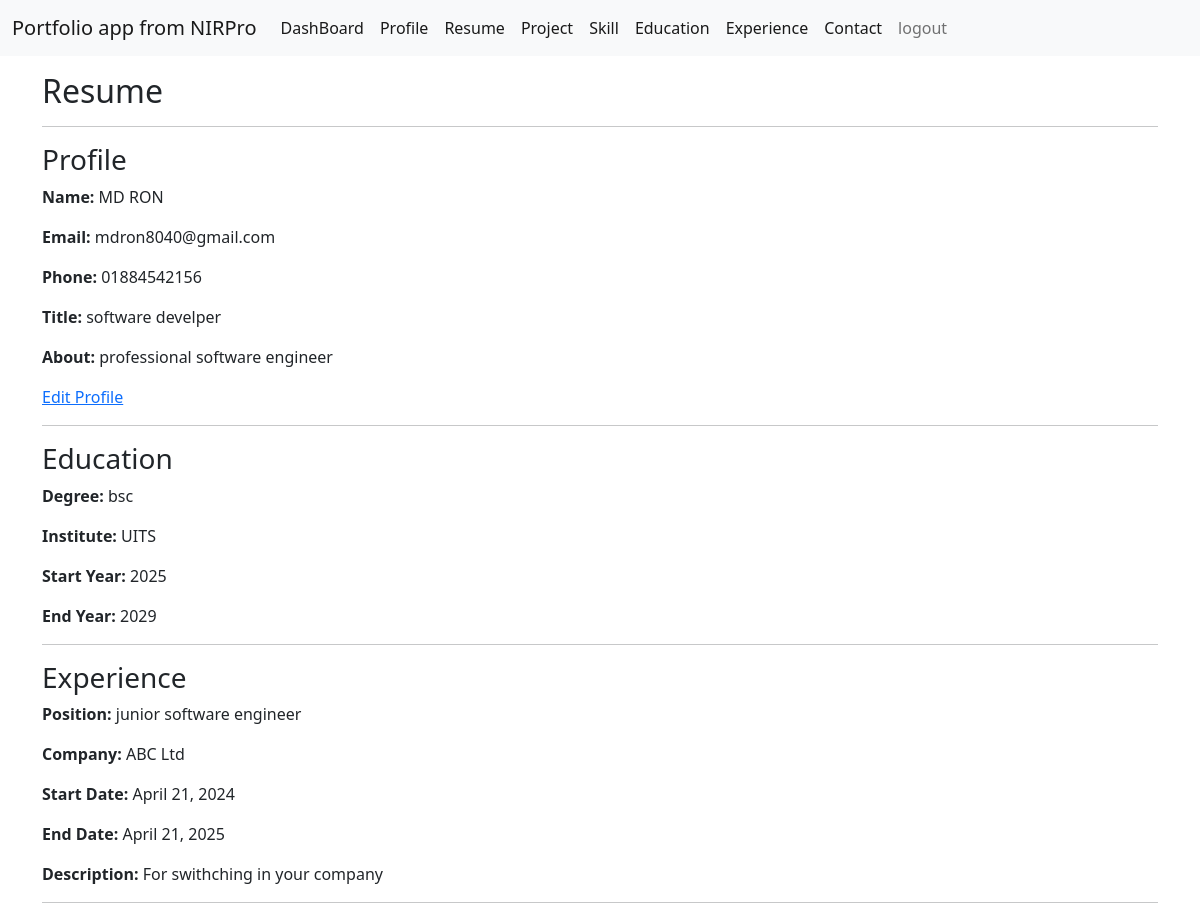
/resume/ (signed in), run on the app's committed database.
### portfolio/models.py (models this page shows, shortened)
class Profile(models.Model):
    user = models.OneToOneField(User,on_delete=models.CASCADE,related_name='profile',null=True)
    full_name = models.CharField(max_length=100,null=True)
    email = models.EmailField(null=True)
    phone = models.CharField(max_length=20,null=True,blank=True)
    address = models.TextField(null=True,blank=True)
    title = models.CharField(max_length=100,null=True,blank=True)
    about = models.TextField(null=True,blank=True)
    profile_image = models.ImageField(upload_to='profile_image/',null=True,blank=True)
    cv_file = models.FileField(upload_to='cv/',null=True,blank=True)

class Education(models.Model):
    user = models.ForeignKey(User,on_delete=models.CASCADE,null=True)
    institute = models.CharField(max_length=200)
    degree = models.CharField(max_length=200)
    start_year = models.PositiveIntegerField()
    end_year = models.PositiveIntegerField()

class Experience(models.Model):
    user = models.ForeignKey(User,on_delete=models.CASCADE,null=True)
    company = models.CharField(max_length=200)
    position = models.CharField(max_length=200)
    start_date = models.DateField()
    end_date = models.DateField(null=True,blank=True)
    description = models.TextField()

### portfolio/views.py (the view)
# urls.py: path('resume/',resume_page,name='resume_page'),
@login_required
def resume_page(request):
    profile=Profile.objects.filter(user=request.user).first()
    skills=Skill.objects.filter(user=request.user)
    educations=Education.objects.filter(user=request.user)
    experiences=Experience.objects.filter(user=request.user)
    context={
        'profile':profile,
        'skills':skills,
        'educations':educations,
        'experiences':experiences,
    }
    return render(request,'resume.html',context)

### portfolio/templates/resume.html
{% extends 'master/base.html' %}
{% block content %}
<h2>Resume</h2>
<hr>
{% if profile %}
<h3>Profile</h3>
<p><b>Name:</b> {{ profile.full_name }}</p>
<p><b>Email:</b> {{ profile.email }}</p>
<p><b>Phone:</b> {{ profile.phone }}</p>
<p><b>Title:</b> {{ profile.title }}</p>
<p><b>About:</b> {{ profile.about }}</p>
<p>
    <a href="{% url 'profile_page' %}?edit=true">Edit Profile</a>
</p>
<hr>
<h3>Education</h3>
{% for e in educations %}
<p><b>Degree:</b> {{ e.degree }}</p>
<p><b>Institute:</b> {{ e.institute }}</p>
<p><b>Start Year:</b> {{ e.start_year }}</p>
<p><b>End Year:</b> {{ e.end_year }}</p>
<hr>
{% empty %}
<p>No education</p>
{% endfor %}
<h3>Experience</h3>
{% for ex in experiences %}
<p><b>Position:</b> {{ ex.position }}</p>
<p><b>Company:</b> {{ ex.company }}</p>
<p><b>Start Date:</b> {{ ex.start_date }}</p>
<p><b>End Date:</b> {{ ex.end_date|default:"Present" }}</p>
<p><b>Description:</b> {{ ex.description }}</p>
<hr>
{% empty %}
<p>No experience</p>
{% endfor %}
{% else %}
<p>No profile found</p>
<p>
    <a href="{% url 'profile_page' %}">Create Profile</a>
</p>
{% endif %}
{% endblock %}

### portfolio/templates/master/base.html (shortened to what this page needs)
<!doctype html>
<html lang="en">
  <head>
    <link href="https://cdn.jsdelivr.net/npm/bootstrap@5.0.2/dist/css/bootstrap.min.css" rel="stylesheet">
  </head>
  {% load static %}
  <body>
    {% include 'master/nav.html' %}
    <div class="container mt-3">
      {% block content %}
      {% endblock content %}
    </div>
  </body>
</html>

### portfolio/templates/master/nav.html (shortened to what this page needs)
<nav class="navbar navbar-expand-lg navbar-light bg-light">
  <div class="container-fluid">
    <a class="navbar-brand" href="#">Portfolio app from NIRPro</a>
    <div class="collapse navbar-collapse" id="navbarNav">
      <ul class="navbar-nav">
        {% if request.user.is_authenticated %}
        <li class="nav-item">
          <a class="nav-link active" aria-current="page" href="{% url 'dashboard_page' %}">DashBoard</a>
        </li>
        <li class="nav-item">
          <a class="nav-link active" aria-current="page" href="{% url 'profile_page' %}">Profile</a>
        </li>
        <li class="nav-item">
          <a class="nav-link active" aria-current="page" href="{% url 'resume_page' %}">Resume</a>
        </li>
        <li class="nav-item">
          <a class="nav-link active" aria-current="page" href="{% url 'project_page' %}">Project</a>
        </li>
        <li class="nav-item">
          <a class="nav-link active" aria-current="page" href="{% url 'skill_page' %}">Skill</a>
        </li>
        <li class="nav-item">
          <a class="nav-link active" aria-current="page" href="{% url 'education_page' %}">Education</a>
        </li>
        <li class="nav-item">
          <a class="nav-link active" aria-current="page" href="{% url 'experience_page' %}">Experience</a>
        </li>
        <li class="nav-item">
          <a class="nav-link active" aria-current="page" href="{% url 'contact_page' %}">Contact</a>
        </li>
        <li class="nav-item">
          <a class="nav-link" href="{% url 'logout_page' %}">logout</a>
        </li>
        {% endif %}
      </ul>
    </div>
  </div>
</nav>

### data on the page
Profile: full_name "MD RON", email "mdron8040@gmail.com", phone "01884542156", title "software develper", about "professional software engineer"
Education: degree "bsc", institute "UITS", start_year "2025", end_year "2029"
Experience: position "junior software engineer", company "ABC Ltd", start_date "April 21, 2024", end_date "April 21, 2025", description "For swithching in your company"
